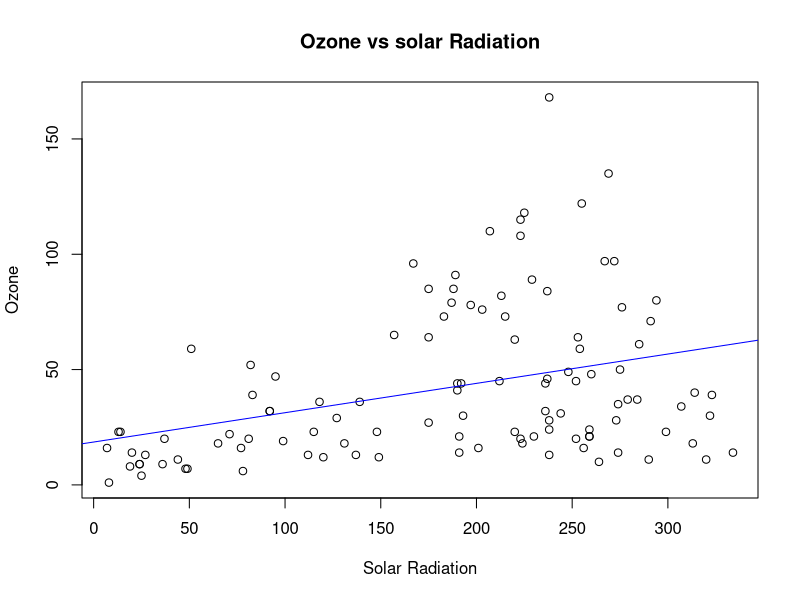
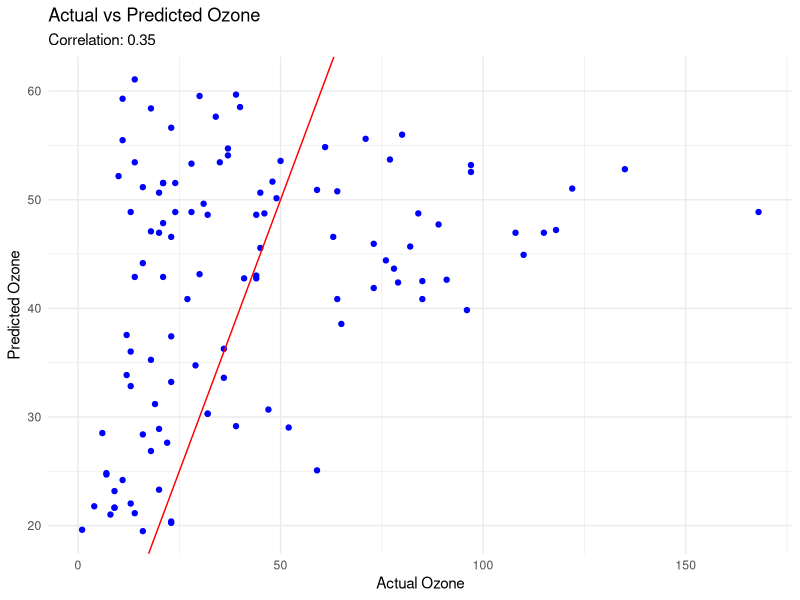

These figures' R source, in order:
## ---- chunk 1
library(tidyr)
library(tidyverse)
library(dplyr)
library(ggplot2)
library(broom)
## ---- chunk 2
view(airquality)
cleaned_data <- na.omit(airquality)
## ---- chunk 3
lm_model <- lm(Ozone ~ Solar.R, data = cleaned_data)
 summary(lm_model)
## ---- chunk 4
plot(cleaned_data$Solar.R, cleaned_data$Ozone,
       xlab = "Solar Radiation", ylab = "Ozone",
       main = "Ozone vs solar Radiation")
   abline(lm_model, col = "blue")
 summary(lm_model)
## ---- chunk 5
augmented_data <- augment(lm_model, cleaned_data)
 head(augmented_data)
## ---- chunk 6
ggplot(augmented_data, aes(x = Ozone, y = .fitted)) +
      geom_point(color = "blue") +
      geom_abline(intercept = 0, slope = 1, color = "red") +
      labs(
          x = "Actual Ozone", 
          y = "Predicted Ozone",
          title = "Actual vs Predicted Ozone",
          subtitle = paste("Correlation:", round(cor(augmented_data$Ozone, augmented_data$.fitted), 2))
      ) +
      theme_minimal()
